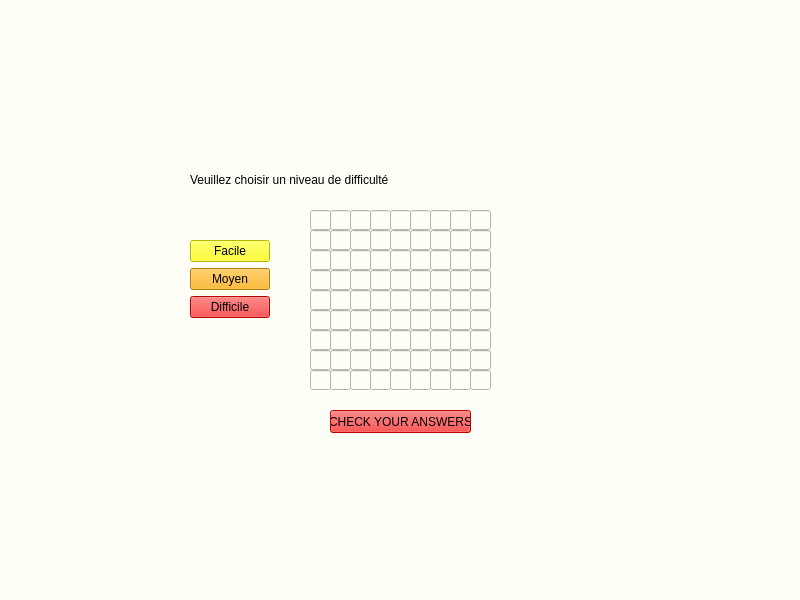
<?xml version="1.0" encoding="UTF-8"?>
<ui version="4.0">
 <class>MainWindow</class>
 <widget class="QMainWindow" name="MainWindow">
  <property name="geometry">
   <rect>
    <x>0</x>
    <y>0</y>
    <width>800</width>
    <height>600</height>
   </rect>
  </property>
  <property name="windowTitle">
   <string>MainWindow</string>
  </property>
  <property name="styleSheet">
   <string notr="true">background-color: rgb(255, 255, 248);</string>
  </property>
  <widget class="QWidget" name="centralwidget">
   <widget class="QLineEdit" name="case_1">
    <property name="geometry">
     <rect>
      <x>310</x>
      <y>210</y>
      <width>21</width>
      <height>20</height>
     </rect>
    </property>
   </widget>
   <widget class="QLineEdit" name="case_2">
    <property name="geometry">
     <rect>
      <x>330</x>
      <y>210</y>
      <width>21</width>
      <height>20</height>
     </rect>
    </property>
   </widget>
   <widget class="QLineEdit" name="case_3">
    <property name="geometry">
     <rect>
      <x>350</x>
      <y>210</y>
      <width>21</width>
      <height>20</height>
     </rect>
    </property>
   </widget>
   <widget class="QLineEdit" name="case_11">
    <property name="geometry">
     <rect>
      <x>330</x>
      <y>230</y>
      <width>21</width>
      <height>20</height>
     </rect>
    </property>
   </widget>
   <widget class="QLineEdit" name="case_10">
    <property name="geometry">
     <rect>
      <x>310</x>
      <y>230</y>
      <width>21</width>
      <height>20</height>
     </rect>
    </property>
   </widget>
   <widget class="QLineEdit" name="case_12">
    <property name="geometry">
     <rect>
      <x>350</x>
      <y>230</y>
      <width>21</width>
      <height>20</height>
     </rect>
    </property>
   </widget>
   <widget class="QLineEdit" name="case_20">
    <property name="geometry">
     <rect>
      <x>330</x>
      <y>250</y>
      <width>21</width>
      <height>20</height>
     </rect>
    </property>
   </widget>
   <widget class="QLineEdit" name="case_19">
    <property name="geometry">
     <rect>
      <x>310</x>
      <y>250</y>
      <width>21</width>
      <height>20</height>
     </rect>
    </property>
   </widget>
   <widget class="QLineEdit" name="case_21">
    <property name="geometry">
     <rect>
      <x>350</x>
      <y>250</y>
      <width>21</width>
      <height>20</height>
     </rect>
    </property>
   </widget>
   <widget class="QLineEdit" name="case_5">
    <property name="geometry">
     <rect>
      <x>390</x>
      <y>210</y>
      <width>21</width>
      <height>20</height>
     </rect>
    </property>
   </widget>
   <widget class="QLineEdit" name="case_4">
    <property name="geometry">
     <rect>
      <x>370</x>
      <y>210</y>
      <width>21</width>
      <height>20</height>
     </rect>
    </property>
   </widget>
   <widget class="QLineEdit" name="case_6">
    <property name="geometry">
     <rect>
      <x>410</x>
      <y>210</y>
      <width>21</width>
      <height>20</height>
     </rect>
    </property>
   </widget>
   <widget class="QLineEdit" name="case_24">
    <property name="geometry">
     <rect>
      <x>410</x>
      <y>250</y>
      <width>21</width>
      <height>20</height>
     </rect>
    </property>
   </widget>
   <widget class="QLineEdit" name="case_22">
    <property name="geometry">
     <rect>
      <x>370</x>
      <y>250</y>
      <width>21</width>
      <height>20</height>
     </rect>
    </property>
   </widget>
   <widget class="QLineEdit" name="case_14">
    <property name="geometry">
     <rect>
      <x>390</x>
      <y>230</y>
      <width>21</width>
      <height>20</height>
     </rect>
    </property>
   </widget>
   <widget class="QLineEdit" name="case_23">
    <property name="geometry">
     <rect>
      <x>390</x>
      <y>250</y>
      <width>21</width>
      <height>20</height>
     </rect>
    </property>
   </widget>
   <widget class="QLineEdit" name="case_13">
    <property name="geometry">
     <rect>
      <x>370</x>
      <y>230</y>
      <width>21</width>
      <height>20</height>
     </rect>
    </property>
   </widget>
   <widget class="QLineEdit" name="case_15">
    <property name="geometry">
     <rect>
      <x>410</x>
      <y>230</y>
      <width>21</width>
      <height>20</height>
     </rect>
    </property>
   </widget>
   <widget class="QLineEdit" name="case_8">
    <property name="geometry">
     <rect>
      <x>450</x>
      <y>210</y>
      <width>21</width>
      <height>20</height>
     </rect>
    </property>
   </widget>
   <widget class="QLineEdit" name="case_7">
    <property name="geometry">
     <rect>
      <x>430</x>
      <y>210</y>
      <width>21</width>
      <height>20</height>
     </rect>
    </property>
   </widget>
   <widget class="QLineEdit" name="case_9">
    <property name="geometry">
     <rect>
      <x>470</x>
      <y>210</y>
      <width>21</width>
      <height>20</height>
     </rect>
    </property>
   </widget>
   <widget class="QLineEdit" name="case_27">
    <property name="geometry">
     <rect>
      <x>470</x>
      <y>250</y>
      <width>21</width>
      <height>20</height>
     </rect>
    </property>
   </widget>
   <widget class="QLineEdit" name="case_25">
    <property name="geometry">
     <rect>
      <x>430</x>
      <y>250</y>
      <width>21</width>
      <height>20</height>
     </rect>
    </property>
   </widget>
   <widget class="QLineEdit" name="case_17">
    <property name="geometry">
     <rect>
      <x>450</x>
      <y>230</y>
      <width>21</width>
      <height>20</height>
     </rect>
    </property>
   </widget>
   <widget class="QLineEdit" name="case_26">
    <property name="geometry">
     <rect>
      <x>450</x>
      <y>250</y>
      <width>21</width>
      <height>20</height>
     </rect>
    </property>
   </widget>
   <widget class="QLineEdit" name="case_16">
    <property name="geometry">
     <rect>
      <x>430</x>
      <y>230</y>
      <width>21</width>
      <height>20</height>
     </rect>
    </property>
   </widget>
   <widget class="QLineEdit" name="case_18">
    <property name="geometry">
     <rect>
      <x>470</x>
      <y>230</y>
      <width>21</width>
      <height>20</height>
     </rect>
    </property>
   </widget>
   <widget class="QLineEdit" name="case_29">
    <property name="geometry">
     <rect>
      <x>330</x>
      <y>270</y>
      <width>21</width>
      <height>20</height>
     </rect>
    </property>
   </widget>
   <widget class="QLineEdit" name="case_28">
    <property name="geometry">
     <rect>
      <x>310</x>
      <y>270</y>
      <width>21</width>
      <height>20</height>
     </rect>
    </property>
   </widget>
   <widget class="QLineEdit" name="case_30">
    <property name="geometry">
     <rect>
      <x>350</x>
      <y>270</y>
      <width>21</width>
      <height>20</height>
     </rect>
    </property>
   </widget>
   <widget class="QLineEdit" name="case_48">
    <property name="geometry">
     <rect>
      <x>350</x>
      <y>310</y>
      <width>21</width>
      <height>20</height>
     </rect>
    </property>
   </widget>
   <widget class="QLineEdit" name="case_46">
    <property name="geometry">
     <rect>
      <x>310</x>
      <y>310</y>
      <width>21</width>
      <height>20</height>
     </rect>
    </property>
   </widget>
   <widget class="QLineEdit" name="case_38">
    <property name="geometry">
     <rect>
      <x>330</x>
      <y>290</y>
      <width>21</width>
      <height>20</height>
     </rect>
    </property>
   </widget>
   <widget class="QLineEdit" name="case_47">
    <property name="geometry">
     <rect>
      <x>330</x>
      <y>310</y>
      <width>21</width>
      <height>20</height>
     </rect>
    </property>
   </widget>
   <widget class="QLineEdit" name="case_37">
    <property name="geometry">
     <rect>
      <x>310</x>
      <y>290</y>
      <width>21</width>
      <height>20</height>
     </rect>
    </property>
   </widget>
   <widget class="QLineEdit" name="case_39">
    <property name="geometry">
     <rect>
      <x>350</x>
      <y>290</y>
      <width>21</width>
      <height>20</height>
     </rect>
    </property>
   </widget>
   <widget class="QLineEdit" name="case_32">
    <property name="geometry">
     <rect>
      <x>390</x>
      <y>270</y>
      <width>21</width>
      <height>20</height>
     </rect>
    </property>
   </widget>
   <widget class="QLineEdit" name="case_31">
    <property name="geometry">
     <rect>
      <x>370</x>
      <y>270</y>
      <width>21</width>
      <height>20</height>
     </rect>
    </property>
   </widget>
   <widget class="QLineEdit" name="case_33">
    <property name="geometry">
     <rect>
      <x>410</x>
      <y>270</y>
      <width>21</width>
      <height>20</height>
     </rect>
    </property>
   </widget>
   <widget class="QLineEdit" name="case_51">
    <property name="geometry">
     <rect>
      <x>410</x>
      <y>310</y>
      <width>21</width>
      <height>20</height>
     </rect>
    </property>
   </widget>
   <widget class="QLineEdit" name="case_49">
    <property name="geometry">
     <rect>
      <x>370</x>
      <y>310</y>
      <width>21</width>
      <height>20</height>
     </rect>
    </property>
   </widget>
   <widget class="QLineEdit" name="case_41">
    <property name="geometry">
     <rect>
      <x>390</x>
      <y>290</y>
      <width>21</width>
      <height>20</height>
     </rect>
    </property>
   </widget>
   <widget class="QLineEdit" name="case_50">
    <property name="geometry">
     <rect>
      <x>390</x>
      <y>310</y>
      <width>21</width>
      <height>20</height>
     </rect>
    </property>
   </widget>
   <widget class="QLineEdit" name="case_40">
    <property name="geometry">
     <rect>
      <x>370</x>
      <y>290</y>
      <width>21</width>
      <height>20</height>
     </rect>
    </property>
   </widget>
   <widget class="QLineEdit" name="case_42">
    <property name="geometry">
     <rect>
      <x>410</x>
      <y>290</y>
      <width>21</width>
      <height>20</height>
     </rect>
    </property>
   </widget>
   <widget class="QLineEdit" name="case_35">
    <property name="geometry">
     <rect>
      <x>450</x>
      <y>270</y>
      <width>21</width>
      <height>20</height>
     </rect>
    </property>
   </widget>
   <widget class="QLineEdit" name="case_34">
    <property name="geometry">
     <rect>
      <x>430</x>
      <y>270</y>
      <width>21</width>
      <height>20</height>
     </rect>
    </property>
   </widget>
   <widget class="QLineEdit" name="case_36">
    <property name="geometry">
     <rect>
      <x>470</x>
      <y>270</y>
      <width>21</width>
      <height>20</height>
     </rect>
    </property>
   </widget>
   <widget class="QLineEdit" name="case_54">
    <property name="geometry">
     <rect>
      <x>470</x>
      <y>310</y>
      <width>21</width>
      <height>20</height>
     </rect>
    </property>
   </widget>
   <widget class="QLineEdit" name="case_52">
    <property name="geometry">
     <rect>
      <x>430</x>
      <y>310</y>
      <width>21</width>
      <height>20</height>
     </rect>
    </property>
   </widget>
   <widget class="QLineEdit" name="case_44">
    <property name="geometry">
     <rect>
      <x>450</x>
      <y>290</y>
      <width>21</width>
      <height>20</height>
     </rect>
    </property>
   </widget>
   <widget class="QLineEdit" name="case_53">
    <property name="geometry">
     <rect>
      <x>450</x>
      <y>310</y>
      <width>21</width>
      <height>20</height>
     </rect>
    </property>
   </widget>
   <widget class="QLineEdit" name="case_43">
    <property name="geometry">
     <rect>
      <x>430</x>
      <y>290</y>
      <width>21</width>
      <height>20</height>
     </rect>
    </property>
   </widget>
   <widget class="QLineEdit" name="case_45">
    <property name="geometry">
     <rect>
      <x>470</x>
      <y>290</y>
      <width>21</width>
      <height>20</height>
     </rect>
    </property>
   </widget>
   <widget class="QLineEdit" name="case_78">
    <property name="geometry">
     <rect>
      <x>410</x>
      <y>370</y>
      <width>21</width>
      <height>20</height>
     </rect>
    </property>
   </widget>
   <widget class="QLineEdit" name="case_56">
    <property name="geometry">
     <rect>
      <x>330</x>
      <y>330</y>
      <width>21</width>
      <height>20</height>
     </rect>
    </property>
   </widget>
   <widget class="QLineEdit" name="case_70">
    <property name="geometry">
     <rect>
      <x>430</x>
      <y>350</y>
      <width>21</width>
      <height>20</height>
     </rect>
    </property>
   </widget>
   <widget class="QLineEdit" name="case_67">
    <property name="geometry">
     <rect>
      <x>370</x>
      <y>350</y>
      <width>21</width>
      <height>20</height>
     </rect>
    </property>
   </widget>
   <widget class="QLineEdit" name="case_65">
    <property name="geometry">
     <rect>
      <x>330</x>
      <y>350</y>
      <width>21</width>
      <height>20</height>
     </rect>
    </property>
   </widget>
   <widget class="QLineEdit" name="case_69">
    <property name="geometry">
     <rect>
      <x>410</x>
      <y>350</y>
      <width>21</width>
      <height>20</height>
     </rect>
    </property>
   </widget>
   <widget class="QLineEdit" name="case_77">
    <property name="geometry">
     <rect>
      <x>390</x>
      <y>370</y>
      <width>21</width>
      <height>20</height>
     </rect>
    </property>
   </widget>
   <widget class="QLineEdit" name="case_62">
    <property name="geometry">
     <rect>
      <x>450</x>
      <y>330</y>
      <width>21</width>
      <height>20</height>
     </rect>
    </property>
   </widget>
   <widget class="QLineEdit" name="case_60">
    <property name="geometry">
     <rect>
      <x>410</x>
      <y>330</y>
      <width>21</width>
      <height>20</height>
     </rect>
    </property>
   </widget>
   <widget class="QLineEdit" name="case_61">
    <property name="geometry">
     <rect>
      <x>430</x>
      <y>330</y>
      <width>21</width>
      <height>20</height>
     </rect>
    </property>
   </widget>
   <widget class="QLineEdit" name="case_57">
    <property name="geometry">
     <rect>
      <x>350</x>
      <y>330</y>
      <width>21</width>
      <height>20</height>
     </rect>
    </property>
   </widget>
   <widget class="QLineEdit" name="case_59">
    <property name="geometry">
     <rect>
      <x>390</x>
      <y>330</y>
      <width>21</width>
      <height>20</height>
     </rect>
    </property>
   </widget>
   <widget class="QLineEdit" name="case_74">
    <property name="geometry">
     <rect>
      <x>330</x>
      <y>370</y>
      <width>21</width>
      <height>20</height>
     </rect>
    </property>
   </widget>
   <widget class="QLineEdit" name="case_64">
    <property name="geometry">
     <rect>
      <x>310</x>
      <y>350</y>
      <width>21</width>
      <height>20</height>
     </rect>
    </property>
   </widget>
   <widget class="QLineEdit" name="case_63">
    <property name="geometry">
     <rect>
      <x>470</x>
      <y>330</y>
      <width>21</width>
      <height>20</height>
     </rect>
    </property>
   </widget>
   <widget class="QLineEdit" name="case_75">
    <property name="geometry">
     <rect>
      <x>350</x>
      <y>370</y>
      <width>21</width>
      <height>20</height>
     </rect>
    </property>
   </widget>
   <widget class="QLineEdit" name="case_71">
    <property name="geometry">
     <rect>
      <x>450</x>
      <y>350</y>
      <width>21</width>
      <height>20</height>
     </rect>
    </property>
   </widget>
   <widget class="QLineEdit" name="case_76">
    <property name="geometry">
     <rect>
      <x>370</x>
      <y>370</y>
      <width>21</width>
      <height>20</height>
     </rect>
    </property>
   </widget>
   <widget class="QLineEdit" name="case_80">
    <property name="geometry">
     <rect>
      <x>450</x>
      <y>370</y>
      <width>21</width>
      <height>20</height>
     </rect>
    </property>
   </widget>
   <widget class="QLineEdit" name="case_68">
    <property name="geometry">
     <rect>
      <x>390</x>
      <y>350</y>
      <width>21</width>
      <height>20</height>
     </rect>
    </property>
   </widget>
   <widget class="QLineEdit" name="case_55">
    <property name="geometry">
     <rect>
      <x>310</x>
      <y>330</y>
      <width>21</width>
      <height>20</height>
     </rect>
    </property>
   </widget>
   <widget class="QLineEdit" name="case_73">
    <property name="geometry">
     <rect>
      <x>310</x>
      <y>370</y>
      <width>21</width>
      <height>20</height>
     </rect>
    </property>
   </widget>
   <widget class="QLineEdit" name="case_58">
    <property name="geometry">
     <rect>
      <x>370</x>
      <y>330</y>
      <width>21</width>
      <height>20</height>
     </rect>
    </property>
   </widget>
   <widget class="QLineEdit" name="case_79">
    <property name="geometry">
     <rect>
      <x>430</x>
      <y>370</y>
      <width>21</width>
      <height>20</height>
     </rect>
    </property>
   </widget>
   <widget class="QLineEdit" name="case_66">
    <property name="geometry">
     <rect>
      <x>350</x>
      <y>350</y>
      <width>21</width>
      <height>20</height>
     </rect>
    </property>
   </widget>
   <widget class="QLineEdit" name="case_72">
    <property name="geometry">
     <rect>
      <x>470</x>
      <y>350</y>
      <width>21</width>
      <height>20</height>
     </rect>
    </property>
   </widget>
   <widget class="QPushButton" name="CheckButton">
    <property name="geometry">
     <rect>
      <x>330</x>
      <y>410</y>
      <width>141</width>
      <height>23</height>
     </rect>
    </property>
    <property name="styleSheet">
     <string notr="true">background-color: rgb(255,0, 0);</string>
    </property>
    <property name="text">
     <string>CHECK YOUR ANSWERS</string>
    </property>
   </widget>
   <widget class="QLabel" name="label">
    <property name="geometry">
     <rect>
      <x>190</x>
      <y>170</y>
      <width>201</width>
      <height>20</height>
     </rect>
    </property>
    <property name="styleSheet">
     <string notr="true">color: rgb(0, 0, 0);</string>
    </property>
    <property name="text">
     <string>Veuillez choisir un niveau de difficulté svp</string>
    </property>
   </widget>
   <widget class="QLineEdit" name="case_81">
    <property name="geometry">
     <rect>
      <x>470</x>
      <y>370</y>
      <width>21</width>
      <height>20</height>
     </rect>
    </property>
   </widget>
   <widget class="QWidget" name="">
    <property name="geometry">
     <rect>
      <x>190</x>
      <y>240</y>
      <width>83</width>
      <height>83</height>
     </rect>
    </property>
    <layout class="QFormLayout" name="formLayout">
     <item row="0" column="0">
      <widget class="QPushButton" name="FacileButton">
       <property name="styleSheet">
        <string notr="true">background-color: rgb(255, 255, 0);</string>
       </property>
       <property name="text">
        <string>Facile</string>
       </property>
      </widget>
     </item>
     <item row="1" column="0">
      <widget class="QPushButton" name="MoyenButton">
       <property name="styleSheet">
        <string notr="true">background-color: rgb(255, 170, 0);</string>
       </property>
       <property name="text">
        <string>Moyen</string>
       </property>
      </widget>
     </item>
     <item row="2" column="0">
      <widget class="QPushButton" name="DifficileButton">
       <property name="styleSheet">
        <string notr="true">background-color: rgb(255, 0, 0);</string>
       </property>
       <property name="text">
        <string>Difficile</string>
       </property>
      </widget>
     </item>
    </layout>
   </widget>
  </widget>
  <widget class="QMenuBar" name="menubar">
   <property name="geometry">
    <rect>
     <x>0</x>
     <y>0</y>
     <width>800</width>
     <height>21</height>
    </rect>
   </property>
  </widget>
  <widget class="QStatusBar" name="statusbar"/>
 </widget>
 <resources/>
 <connections/>
</ui>
